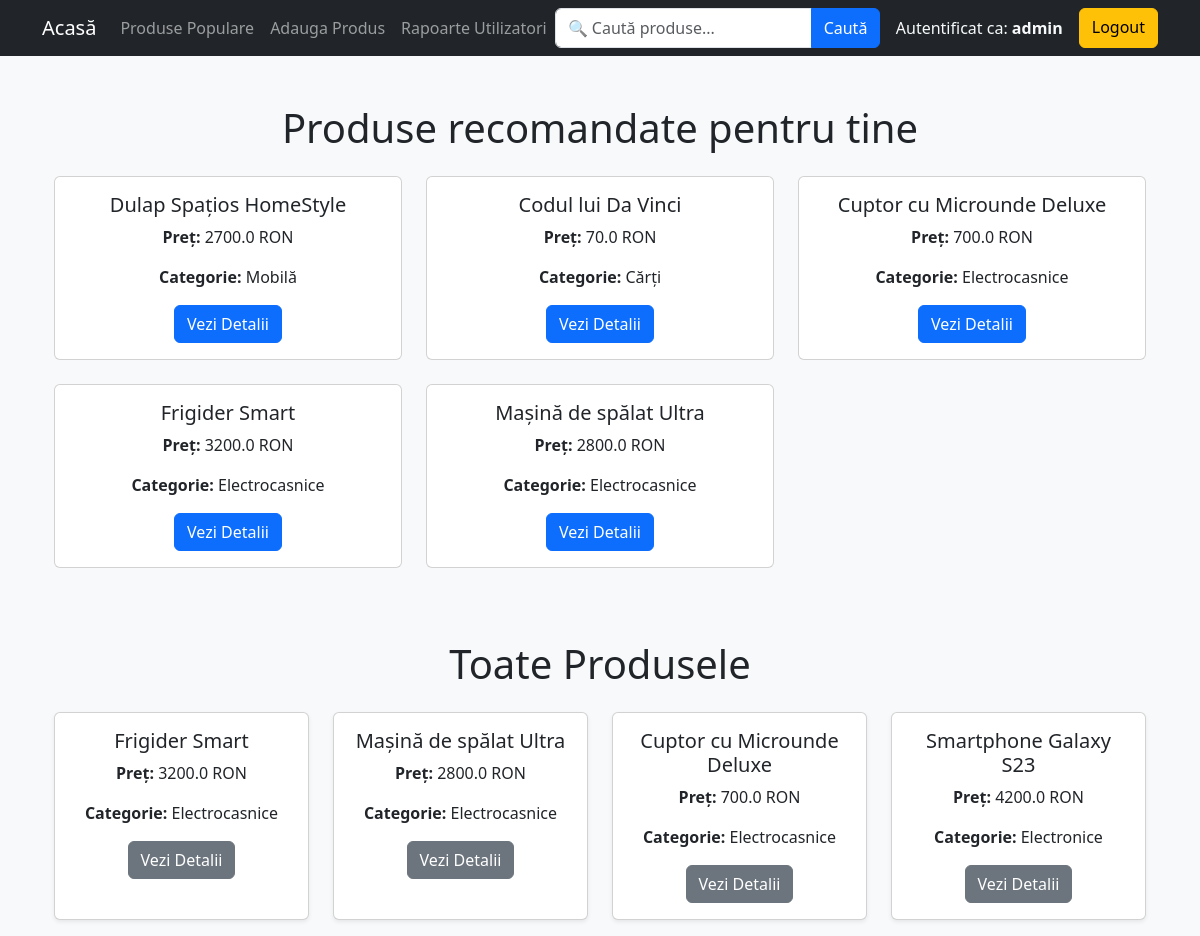
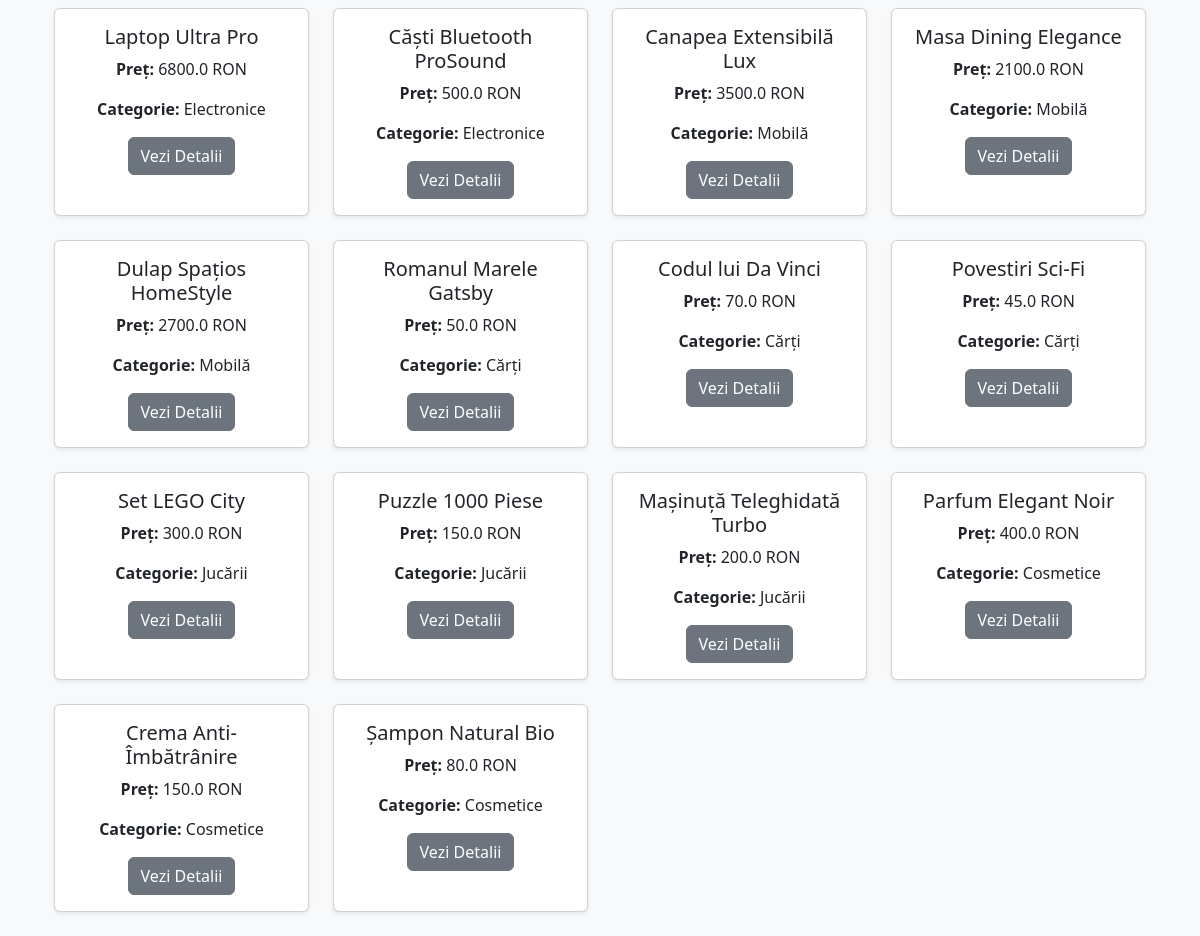
Screenshot of / (signed in) with the database file from the repository (2 pictures, top to bottom).
### models.py (models this page shows, shortened)
class Product(db.Model):
    id = db.Column(db.Integer, primary_key=True)
    name = db.Column(db.String(100))
    category = db.Column(db.String(50))
    price = db.Column(db.Float)
    description = db.Column(db.Text)
    views = db.Column(db.Integer, default=0)
    purchases = db.Column(db.Integer, default=0)

### app.py (the view)
@app.route("/")
@login_required
def home():
    produse = Product.query.all()
    produse_recomandate = get_recommended_products(session.get('user_id'))
    return render_template("index.html", produse=produse, produse_recomandate=produse_recomandate, user_role=session.get('role'))

### app.py (called while the page is built)
def login_required(f):
    @wraps(f)
    def decorated_function(*args, **kwargs):
        if "user_id" not in session:
            flash("Trebuie sa fii autentificat pentru a accesa aceasta pagina.")
            return redirect(url_for("login"))
        return f(*args, **kwargs)
    return decorated_function

### templates/index.html (shortened to what this page needs)
<!DOCTYPE html>
<html lang="ro">
<head>
    <link rel="stylesheet" href="https://cdn.jsdelivr.net/npm/bootstrap@5.3.0/dist/css/bootstrap.min.css">
</head>
<body class="bg-light">
    {% extends 'base.html' %}
{% block content %}
<div class="container mt-5">
    <h1 class="text-center mb-4">Produse recomandate pentru tine</h1>
    <div class="row">
        {% for produs in produse_recomandate %}
        <div class="col-md-4 mb-4">
            <div class="card text-center h-100">
                <div class="card-body">
                    <h5 class="card-title">{{ produs.name }}</h5>
                    <p class="card-text"><strong>Preț:</strong> {{ produs.price }} RON</p>
                    <p class="card-text"><strong>Categorie:</strong> {{ produs.category }}</p>
                    <a href="{{ url_for('view_product', product_id=produs.id) }}" class="btn btn-primary">Vezi Detalii</a>
                </div>
            </div>
        </div>
        {% endfor %}
    </div>
</div>
<div class="container mt-5">
    <h1 class="text-center mb-4">Toate Produsele</h1>
    <div class="row">
        {% for produs in produse %}
        <div class="col-md-3 mb-4 product-card" data-category="{{ produs.category }}">
            <div class="card h-100 shadow-sm">
                <div class="card-body text-center">
                    <h5 class="card-title">{{ produs.name }}</h5>
                    <p class="card-text"><strong>Preț:</strong> {{ produs.price }} RON</p>
                    <p class="card-text"><strong>Categorie:</strong> {{ produs.category }}</p>
                    <a href="{{ url_for('view_product', product_id=produs.id) }}" class="btn btn-secondary">Vezi Detalii</a>
                </div>
            </div>
        </div>
        {% endfor %}
    </div>
</div>
{% endblock %}

### rows the page displays
Product: name "Dulap Spațios HomeStyle", price "2700.0", category "Mobilă"
Product: name "Codul lui Da Vinci", price "70.0", category "Cărți"
Product: name "Cuptor cu Microunde Deluxe", price "700.0", category "Electrocasnice"
Product: name "Frigider Smart", price "3200.0", category "Electrocasnice"
Product: name "Mașină de spălat Ultra", price "2800.0", category "Electrocasnice"
Product: name "Smartphone Galaxy S23", price "4200.0", category "Electronice"
Product: name "Laptop Ultra Pro", price "6800.0", category "Electronice"
Product: name "Căști Bluetooth ProSound", price "500.0", category "Electronice"
Product: name "Canapea Extensibilă Lux", price "3500.0", category "Mobilă"
Product: name "Masa Dining Elegance", price "2100.0", category "Mobilă"
Product: name "Romanul Marele Gatsby", price "50.0", category "Cărți"
Product: name "Povestiri Sci-Fi", price "45.0", category "Cărți"
Product: name "Set LEGO City", price "300.0", category "Jucării"
Product: name "Puzzle 1000 Piese", price "150.0", category "Jucării"
Product: name "Mașinuță Teleghidată Turbo", price "200.0", category "Jucării"
Product: name "Parfum Elegant Noir", price "400.0", category "Cosmetice"
Product: name "Crema Anti-Îmbătrânire", price "150.0", category "Cosmetice"
Product: name "Șampon Natural Bio", price "80.0", category "Cosmetice"

### other values shown
{{ session['role'] }} "admin"
